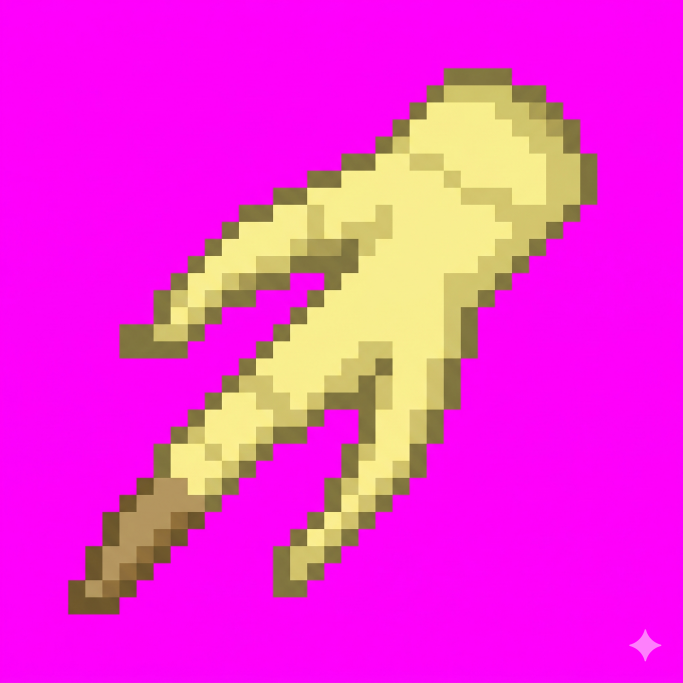
#> input picture fennel.png, 2048 x 2048 px (shown at 1/3 size)
$ python process_sprite.py ../fennel.png ../fennel.png
#> lines starting #> are read from the running program, lines starting #| are printed output that depends on the picture
#> in process, img is the input picture: PIL image 2048x2048 RGBA; mean R, G, B, A 239.6, 49.2, 213.4, 255
### tools/sprite_utils.py
"""Shared utilities for sprite processing tools."""

try:
    from PIL import Image
except ImportError:
    raise ImportError("Pillow is required.  pip install Pillow")

MAGENTA = (255, 0, 255)


def magenta_to_alpha(img: Image.Image) -> Image.Image:
    """Replace all #FF00FF pixels with full transparency."""
    img = img.convert("RGBA")
    pixels = img.load()
    w, h = img.size
#> w = 2048; h = 2048
    for y in range(h):
        for x in range(w):
            r, g, b, _a = pixels[x, y]
            if (r, g, b) == MAGENTA:
                pixels[x, y] = (0, 0, 0, 0)
    return img

### tools/process_sprite.py
#!/usr/bin/env python3
"""process_sprite.py — Convert a Gemini-generated sprite into a game-ready icon.

Takes a PNG with #FF00FF magenta background, converts magenta to transparency,
crops to content, and resizes/pads to 16×16 using nearest-neighbour interpolation.

Usage:
    python3 tools/process_sprite.py <input_png> <item_id>

Output:
    assets/icons/items/<item_id>.png  (16×16 RGBA)
"""
import sys
import os

try:
    from PIL import Image
except ImportError:
    print("ERROR: Pillow is required.  pip install Pillow", file=sys.stderr)
    sys.exit(1)

from sprite_utils import magenta_to_alpha

TARGET_SIZE = 16
OUTPUT_DIR = os.path.join(os.path.dirname(__file__), "..", "assets", "icons", "items")


def crop_to_content(img: Image.Image) -> Image.Image:
    """Crop to the bounding box of non-transparent pixels."""
    bbox = img.getbbox()
#> bbox = (0, 0, 2048, 2048)
    if bbox is None:
        return img
    return img.crop(bbox)


def fit_to_target(img: Image.Image, size: int) -> Image.Image:
    """Resize the largest dimension to `size`, then centre-pad to size×size.

    Uses NEAREST resampling to preserve pixel-art crispness.
    """
#> called with size = 16
    w, h = img.size
#> w = 2048; h = 2048
    if w == 0 or h == 0:
        return Image.new("RGBA", (size, size), (0, 0, 0, 0))

    scale = size / max(w, h)
#> scale = 0.00781
    new_w = max(1, int(w * scale))
#> new_w = 16
    new_h = max(1, int(h * scale))
#> new_h = 16
    resized = img.resize((new_w, new_h), Image.NEAREST)
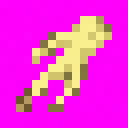
#> resized: PIL image 16x16 RGBA (shown 8 times larger); mean R, G, B, A 242.1, 49, 216.5, 255

    canvas = Image.new("RGBA", (size, size), (0, 0, 0, 0))
#> canvas: PIL image 16x16 RGBA; every value is 0
    offset_x = (size - new_w) // 2
#> offset_x = 0
    offset_y = (size - new_h) // 2
#> offset_y = 0
    canvas.paste(resized, (offset_x, offset_y))
    return canvas


def process(input_path: str, item_id: str) -> str:
    """Full pipeline: load → magenta→alpha → crop → fit → save."""
    if not os.path.isfile(input_path):
        print(f"ERROR: input file not found: {input_path}", file=sys.stderr)
        sys.exit(1)

    img = Image.open(input_path)
    img = magenta_to_alpha(img)
    img = crop_to_content(img)
    img = fit_to_target(img, TARGET_SIZE)

    os.makedirs(OUTPUT_DIR, exist_ok=True)
    out_path = os.path.join(OUTPUT_DIR, f"{item_id}.png")
    img.save(out_path, "PNG")
    return out_path


def main() -> None:
    if len(sys.argv) != 3:
        print(f"Usage: {sys.argv[0]} <input_png> <item_id>", file=sys.stderr)
        sys.exit(1)

    input_path = sys.argv[1]
    item_id = sys.argv[2]

    out = process(input_path, item_id)
    print(f"OK — saved {out}  ({TARGET_SIZE}×{TARGET_SIZE} RGBA)")


if __name__ == "__main__":
    main()
